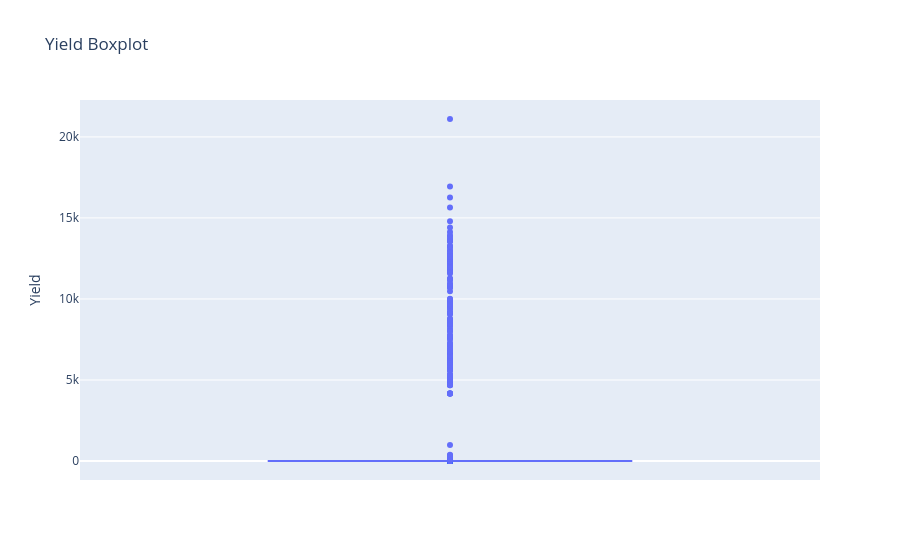

This figure's notebook cell:
### Code cell
# Boxplot to see outliers
fig = px.box(crop, y='Yield', title='Yield Boxplot')
fig.show()

### Figure 1 — Plotly figure (JSON) as saved in the notebook; plotly's stock layout.template omitted (floating-point values rounded to 4 significant figures; data arrays with more than 128 entries replaced by an {"elided": "..."} marker saying what was removed)
{"data": [{"alignmentgroup": "True", "hovertemplate": "Yield=%{y}<extra></extra>", "legendgroup": "", "marker": {"color": "#636efa"}, "name": "", "notched": false, "offsetgroup": "", "orientation": "v", "showlegend": false, "type": "box", "x0": " ", "xaxis": "x", "y": {"elided": "19689 float values"}, "y0": " ", "yaxis": "y"}], "layout": {"boxmode": "group", "legend": {"tracegroupgap": 0}, "title": {"text": "Yield Boxplot"}, "xaxis": {"anchor": "y", "domain": [0, 1]}, "yaxis": {"anchor": "x", "domain": [0, 1], "title": {"text": "Yield"}}}}
